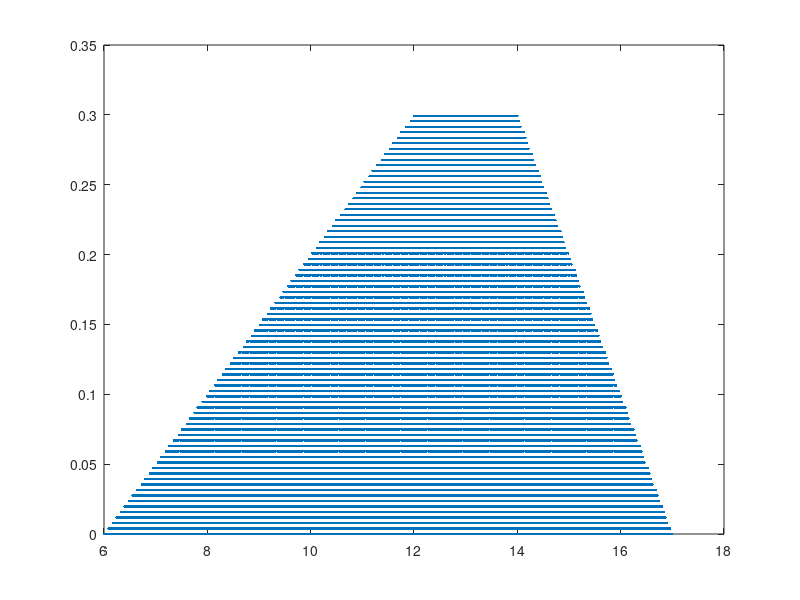

Write the MATLAB code that produced this figure.
%% ---------------------------------------------------------------------
%%
%% Copyright (c) 2019 - 2019 by the IBAMR developers
%% All rights reserved.
%%
%% This file is part of IBAMR.
%%
%% IBAMR is free software and is distributed under the 3-clause BSD
%% license. The full text of the license can be found in the file
%% COPYRIGHT at the top level directory of IBAMR.
%%
%% ---------------------------------------------------------------------

%% Filename : Trapezoid2D.m
%% Written by Nishant Nangia

clear all;
clc;
%% Mesh parameters.
depth = 0.4; 
Lx = 68.0 * depth; Ly = 1.3 * depth;
Nx = 884; Ny = 132;
dx = Lx/Nx; dy = Ly/Ny;

%% Trapzoid parameters.
Lt = 27.5 * depth;
ht = 0.75 * depth;
num_pts_x = ceil(Lt/dx);
num_pts_y = ceil(ht/dy);

%% Bottom left and bottom right corner
x1 = 15.0 * depth;
y1 = 0.0;
x2 = x1 + Lt;
y2 = 0.0;

%% Compute the parameters for the "cut out" lines
l1 = 15 * depth;
m1 = ht / l1;
b1 = y1 - m1 * x1;

l2 = 7.5 * depth;
m2 = -ht / l2;
b2 = y2 - m2 * x2;

%% write out the points.
idx = 0;
for i = 1:num_pts_x
    x = x1 + ( (i-1)*dx );
    
    for j = 1:num_pts_y
        y = y1 + ( (j-1)*dy );
        
        if( y <= m1 * x + b1 && y <= m2 * x + b2)
            idx = idx+1;
            X_array(idx) = x; Y_array(idx) = y;
        end
    end
end

XCOM = sum(X_array)/length(X_array);
YCOM = sum(Y_array)/length(Y_array);

X_array = X_array;
Y_array = Y_array;
%% plot the trap
plot(X_array, Y_array, '.');
%axis 'equal'

%% write the coordinates in the file
fid = fopen('trapezoid2d.vertex','wt');
fprintf(fid,'%d\n', length(X_array));

for i = 1:length(X_array)
    fprintf(fid,'%f\t%f\n',X_array(i),Y_array(i));
end